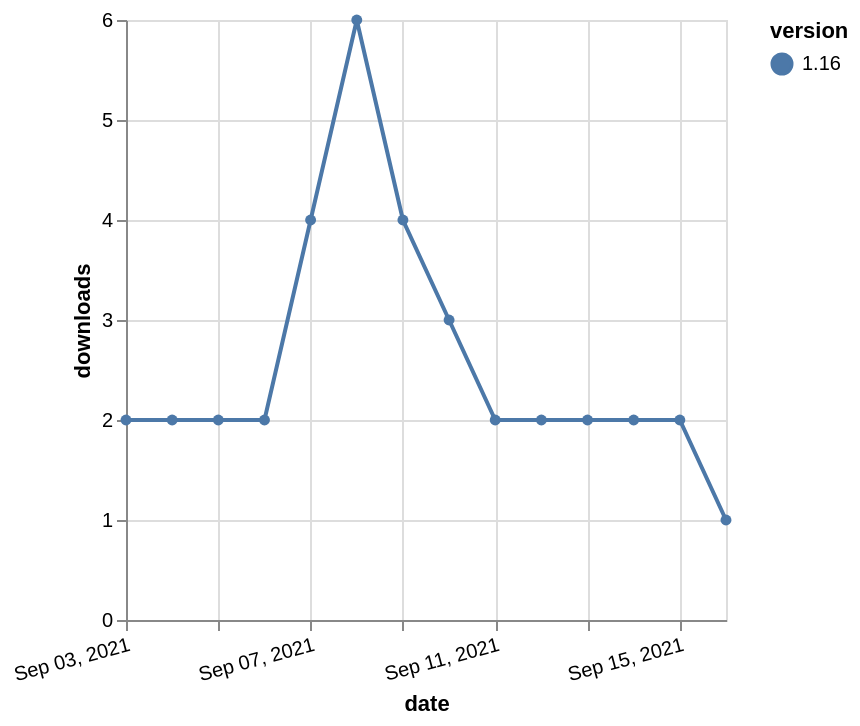

This figure's Vega-Lite source:
### Vega-Lite specification from a JSON file in a GitHub repository (floating-point values rounded to 4 significant figures)
{"$schema": "https://vega.github.io/schema/vega-lite/v5.json", "description": "A simple bar chart with embedded data.", "data": {"values": [{"date": "2021-09-03", "total": 3270, "delta": 2, "version": "1.16"}, {"date": "2021-09-04", "total": 3272, "delta": 2, "version": "1.16"}, {"date": "2021-09-05", "total": 3274, "delta": 2, "version": "1.16"}, {"date": "2021-09-06", "total": 3276, "delta": 2, "version": "1.16"}, {"date": "2021-09-07", "total": 3280, "delta": 4, "version": "1.16"}, {"date": "2021-09-08", "total": 3286, "delta": 6, "version": "1.16"}, {"date": "2021-09-09", "total": 3290, "delta": 4, "version": "1.16"}, {"date": "2021-09-10", "total": 3293, "delta": 3, "version": "1.16"}, {"date": "2021-09-11", "total": 3295, "delta": 2, "version": "1.16"}, {"date": "2021-09-12", "total": 3297, "delta": 2, "version": "1.16"}, {"date": "2021-09-13", "total": 3299, "delta": 2, "version": "1.16"}, {"date": "2021-09-14", "total": 3301, "delta": 2, "version": "1.16"}, {"date": "2021-09-15", "total": 3303, "delta": 2, "version": "1.16"}, {"date": "2021-09-16", "total": 3304, "delta": 1, "version": "1.16"}]}, "width": "container", "mark": {"type": "line", "point": {"filled": true}}, "encoding": {"x": {"field": "date", "type": "temporal", "timeUnit": "yearmonthdate", "title": "date", "axis": {"labelAngle": -15}}, "y": {"field": "delta", "type": "quantitative", "title": "downloads"}, "color": {"field": "version", "type": "nominal"}, "tooltip": {"field": "delta"}}}
